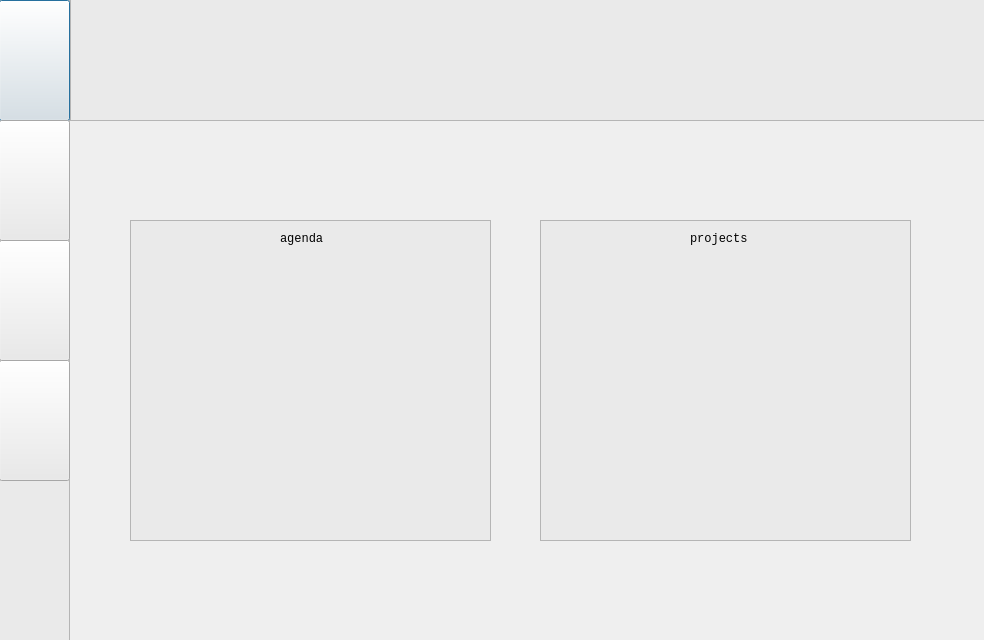
<?xml version="1.0" encoding="UTF-8"?>
<ui version="4.0">
 <class>Dialog</class>
 <widget class="QDialog" name="Dialog">
  <property name="geometry">
   <rect>
    <x>0</x>
    <y>0</y>
    <width>984</width>
    <height>640</height>
   </rect>
  </property>
  <property name="windowTitle">
   <string>Dialog</string>
  </property>
  <property name="styleSheet">
   <string notr="true"/>
  </property>
  <widget class="QFrame" name="frame">
   <property name="geometry">
    <rect>
     <x>-1</x>
     <y>0</y>
     <width>71</width>
     <height>651</height>
    </rect>
   </property>
   <property name="styleSheet">
    <string notr="true">background-color: #EAEAEA;</string>
   </property>
   <property name="frameShape">
    <enum>QFrame::StyledPanel</enum>
   </property>
   <property name="frameShadow">
    <enum>QFrame::Raised</enum>
   </property>
   <widget class="QPushButton" name="main">
    <property name="geometry">
     <rect>
      <x>0</x>
      <y>0</y>
      <width>71</width>
      <height>121</height>
     </rect>
    </property>
    <property name="styleSheet">
     <string notr="true">background-color: #EAEAEA;</string>
    </property>
    <property name="text">
     <string/>
    </property>
    <property name="icon">
     <iconset theme="/home/ramil/Desktop/pyqt/img/free-icon-avatar-126486.png">
      <normaloff>.</normaloff>.</iconset>
    </property>
    <property name="checkable">
     <bool>false</bool>
    </property>
    <property name="default">
     <bool>false</bool>
    </property>
    <property name="flat">
     <bool>false</bool>
    </property>
   </widget>
   <widget class="QPushButton" name="pushButton_2">
    <property name="geometry">
     <rect>
      <x>0</x>
      <y>120</y>
      <width>71</width>
      <height>121</height>
     </rect>
    </property>
    <property name="styleSheet">
     <string notr="true">background-color: #EAEAEA;</string>
    </property>
    <property name="text">
     <string/>
    </property>
    <property name="icon">
     <iconset theme="/home/ramil/Desktop/pyqt/img/free-icon-musical-note-126493.png">
      <normaloff>.</normaloff>.</iconset>
    </property>
    <property name="checkable">
     <bool>false</bool>
    </property>
    <property name="default">
     <bool>false</bool>
    </property>
    <property name="flat">
     <bool>false</bool>
    </property>
   </widget>
   <widget class="QPushButton" name="pushButton_3">
    <property name="geometry">
     <rect>
      <x>0</x>
      <y>240</y>
      <width>71</width>
      <height>121</height>
     </rect>
    </property>
    <property name="styleSheet">
     <string notr="true">background-color: #EAEAEA;</string>
    </property>
    <property name="text">
     <string/>
    </property>
    <property name="icon">
     <iconset theme="/home/ramil/Desktop/pyqt/img/free-icon-pie-chart-126484.png">
      <normaloff>.</normaloff>.</iconset>
    </property>
    <property name="checkable">
     <bool>false</bool>
    </property>
    <property name="default">
     <bool>false</bool>
    </property>
    <property name="flat">
     <bool>false</bool>
    </property>
   </widget>
   <widget class="QPushButton" name="pushButton_4">
    <property name="geometry">
     <rect>
      <x>0</x>
      <y>360</y>
      <width>71</width>
      <height>121</height>
     </rect>
    </property>
    <property name="styleSheet">
     <string notr="true">background-color: #EAEAEA;</string>
    </property>
    <property name="text">
     <string/>
    </property>
    <property name="icon">
     <iconset theme="/home/ramil/Desktop/pyqt/img/free-icon-settings-126472.png">
      <normaloff>.</normaloff>.</iconset>
    </property>
    <property name="checkable">
     <bool>false</bool>
    </property>
    <property name="default">
     <bool>false</bool>
    </property>
    <property name="flat">
     <bool>false</bool>
    </property>
   </widget>
  </widget>
  <widget class="QFrame" name="frame_2">
   <property name="geometry">
    <rect>
     <x>70</x>
     <y>-10</y>
     <width>931</width>
     <height>131</height>
    </rect>
   </property>
   <property name="styleSheet">
    <string notr="true">background-color: #EAEAEA;</string>
   </property>
   <property name="frameShape">
    <enum>QFrame::StyledPanel</enum>
   </property>
   <property name="frameShadow">
    <enum>QFrame::Raised</enum>
   </property>
   <widget class="QLabel" name="avatar">
    <property name="geometry">
     <rect>
      <x>30</x>
      <y>20</y>
      <width>81</width>
      <height>91</height>
     </rect>
    </property>
    <property name="styleSheet">
     <string notr="true">border-radius: 1px;</string>
    </property>
    <property name="text">
     <string/>
    </property>
    <property name="pixmap">
     <pixmap>../avatar/av1.jpeg</pixmap>
    </property>
    <property name="scaledContents">
     <bool>true</bool>
    </property>
    <property name="av" stdset="0">
     <pixmap/>
    </property>
   </widget>
  </widget>
  <widget class="QFrame" name="frame_3">
   <property name="geometry">
    <rect>
     <x>130</x>
     <y>220</y>
     <width>361</width>
     <height>321</height>
    </rect>
   </property>
   <property name="styleSheet">
    <string notr="true">background-color: #EAEAEA;</string>
   </property>
   <property name="frameShape">
    <enum>QFrame::StyledPanel</enum>
   </property>
   <property name="frameShadow">
    <enum>QFrame::Raised</enum>
   </property>
   <widget class="QLabel" name="label">
    <property name="geometry">
     <rect>
      <x>150</x>
      <y>10</y>
      <width>67</width>
      <height>17</height>
     </rect>
    </property>
    <property name="font">
     <font>
      <family>Monospace</family>
     </font>
    </property>
    <property name="text">
     <string>agenda</string>
    </property>
   </widget>
   <widget class="QLabel" name="label_3">
    <property name="geometry">
     <rect>
      <x>40</x>
      <y>50</y>
      <width>271</width>
      <height>61</height>
     </rect>
    </property>
    <property name="text">
     <string/>
    </property>
   </widget>
  </widget>
  <widget class="QFrame" name="frame_4">
   <property name="geometry">
    <rect>
     <x>540</x>
     <y>220</y>
     <width>371</width>
     <height>321</height>
    </rect>
   </property>
   <property name="styleSheet">
    <string notr="true">background-color: #EAEAEA;</string>
   </property>
   <property name="frameShape">
    <enum>QFrame::StyledPanel</enum>
   </property>
   <property name="frameShadow">
    <enum>QFrame::Raised</enum>
   </property>
   <widget class="QLabel" name="label_2">
    <property name="geometry">
     <rect>
      <x>150</x>
      <y>10</y>
      <width>81</width>
      <height>17</height>
     </rect>
    </property>
    <property name="font">
     <font>
      <family>Monospace</family>
     </font>
    </property>
    <property name="text">
     <string>projects</string>
    </property>
   </widget>
  </widget>
 </widget>
 <resources/>
 <connections/>
</ui>
